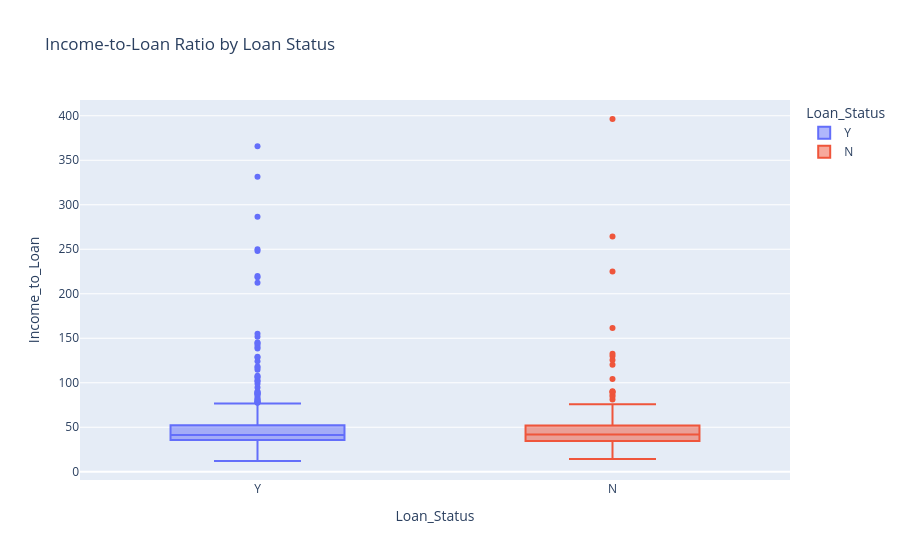

The code cell stored with this chart in its notebook:
### Markdown cell above
- Rejected applicants show relatively riskier loan ranges.
- Approved loans concentrate around moderate borrowing levels.
- Large loan amounts require stronger repayment confidence.

### Code cell
df['Income_to_Loan'] = (
    df['Total_Income'] /
    df['LoanAmount']
)

fig = px.box(
    df,

    x='Loan_Status',
    y='Income_to_Loan',

    color='Loan_Status',

    title='Income-to-Loan Ratio by Loan Status'
)                 #This ratio shows how much income the borrower has for each unit of loan.

fig.show()     # A higher ratio means the borrower can more easily repay the loan.

### Figure 1 — Plotly figure (JSON) as saved in the notebook; plotly's stock layout.template omitted (floating-point values rounded to 4 significant figures; data arrays with more than 128 entries replaced by an {"elided": "..."} marker saying what was removed)
{"data": [{"alignmentgroup": "True", "hovertemplate": "Loan_Status=%{x}<br>Income_to_Loan=%{y}<extra></extra>", "legendgroup": "Y", "marker": {"color": "#636efa"}, "name": "Y", "notched": false, "offsetgroup": "Y", "orientation": "v", "showlegend": true, "type": "box", "x": {"elided": "422 str values"}, "x0": " ", "xaxis": "x", "y": {"elided": "422 float values"}, "y0": " ", "yaxis": "y"}, {"alignmentgroup": "True", "hovertemplate": "Loan_Status=%{x}<br>Income_to_Loan=%{y}<extra></extra>", "legendgroup": "N", "marker": {"color": "#EF553B"}, "name": "N", "notched": false, "offsetgroup": "N", "orientation": "v", "showlegend": true, "type": "box", "x": {"elided": "192 str values"}, "x0": " ", "xaxis": "x", "y": {"elided": "192 float values"}, "y0": " ", "yaxis": "y"}], "layout": {"autosize": true, "boxmode": "overlay", "legend": {"title": {"text": "Loan_Status"}, "tracegroupgap": 0}, "title": {"text": "Income-to-Loan Ratio by Loan Status"}, "xaxis": {"anchor": "y", "autorange": true, "categoryarray": ["Y", "N"], "categoryorder": "array", "domain": [0, 1], "range": [-0.5, 1.5], "title": {"text": "Loan_Status"}, "type": "category"}, "yaxis": {"anchor": "x", "autorange": true, "domain": [0, 1], "range": [-9.258, 417.7], "title": {"text": "Income_to_Loan"}, "type": "linear"}}}
